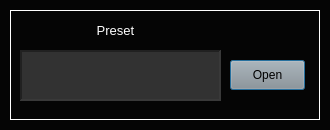
<?xml version="1.0" encoding="UTF-8"?>
<ui version="4.0">
 <class>Dialog_Preset</class>
 <widget class="QDialog" name="Dialog_Preset">
  <property name="geometry">
   <rect>
    <x>0</x>
    <y>0</y>
    <width>330</width>
    <height>130</height>
   </rect>
  </property>
  <property name="windowTitle">
   <string>Preset</string>
  </property>
  <property name="styleSheet">
   <string notr="true">background-color: rgb(5,5,5);</string>
  </property>
  <widget class="CustomFrame" name="frame_Preset">
   <property name="geometry">
    <rect>
     <x>10</x>
     <y>10</y>
     <width>310</width>
     <height>110</height>
    </rect>
   </property>
   <property name="styleSheet">
    <string notr="true">color: rgb(255, 255, 255);</string>
   </property>
   <property name="frameShape">
    <enum>QFrame::Panel</enum>
   </property>
   <property name="frameShadow">
    <enum>QFrame::Plain</enum>
   </property>
   <property name="lineWidth">
    <number>1</number>
   </property>
   <property name="midLineWidth">
    <number>1</number>
   </property>
   <widget class="QLabel" name="label_11">
    <property name="geometry">
     <rect>
      <x>80</x>
      <y>10</y>
      <width>51</width>
      <height>21</height>
     </rect>
    </property>
    <property name="font">
     <font>
      <pointsize>10</pointsize>
     </font>
    </property>
    <property name="styleSheet">
     <string notr="true">color: rgb(255, 255, 255);</string>
    </property>
    <property name="text">
     <string>Preset</string>
    </property>
    <property name="alignment">
     <set>Qt::AlignCenter</set>
    </property>
   </widget>
   <widget class="CustomButton" name="pushButton_PresetOpen">
    <property name="geometry">
     <rect>
      <x>220</x>
      <y>50</y>
      <width>75</width>
      <height>30</height>
     </rect>
    </property>
    <property name="styleSheet">
     <string notr="true">background-color: rgb(148, 148, 148);
color: rgb(0, 0, 0);</string>
    </property>
    <property name="text">
     <string>Open</string>
    </property>
   </widget>
   <widget class="QTextEdit" name="textEdit_PresetText">
    <property name="geometry">
     <rect>
      <x>10</x>
      <y>40</y>
      <width>201</width>
      <height>51</height>
     </rect>
    </property>
    <property name="focusPolicy">
     <enum>Qt::NoFocus</enum>
    </property>
    <property name="styleSheet">
     <string notr="true">background-color: rgb(50,50,50);</string>
    </property>
    <property name="frameShape">
     <enum>QFrame::Panel</enum>
    </property>
    <property name="lineWidth">
     <number>2</number>
    </property>
    <property name="midLineWidth">
     <number>2</number>
    </property>
    <property name="readOnly">
     <bool>true</bool>
    </property>
   </widget>
  </widget>
 </widget>
 <customwidgets>
  <customwidget>
   <class>CustomFrame</class>
   <extends>QFrame</extends>
   <header location="global">customframe.h</header>
   <container>1</container>
  </customwidget>
  <customwidget>
   <class>CustomButton</class>
   <extends>QPushButton</extends>
   <header location="global">custombutton.h</header>
  </customwidget>
 </customwidgets>
 <resources/>
 <connections/>
</ui>
